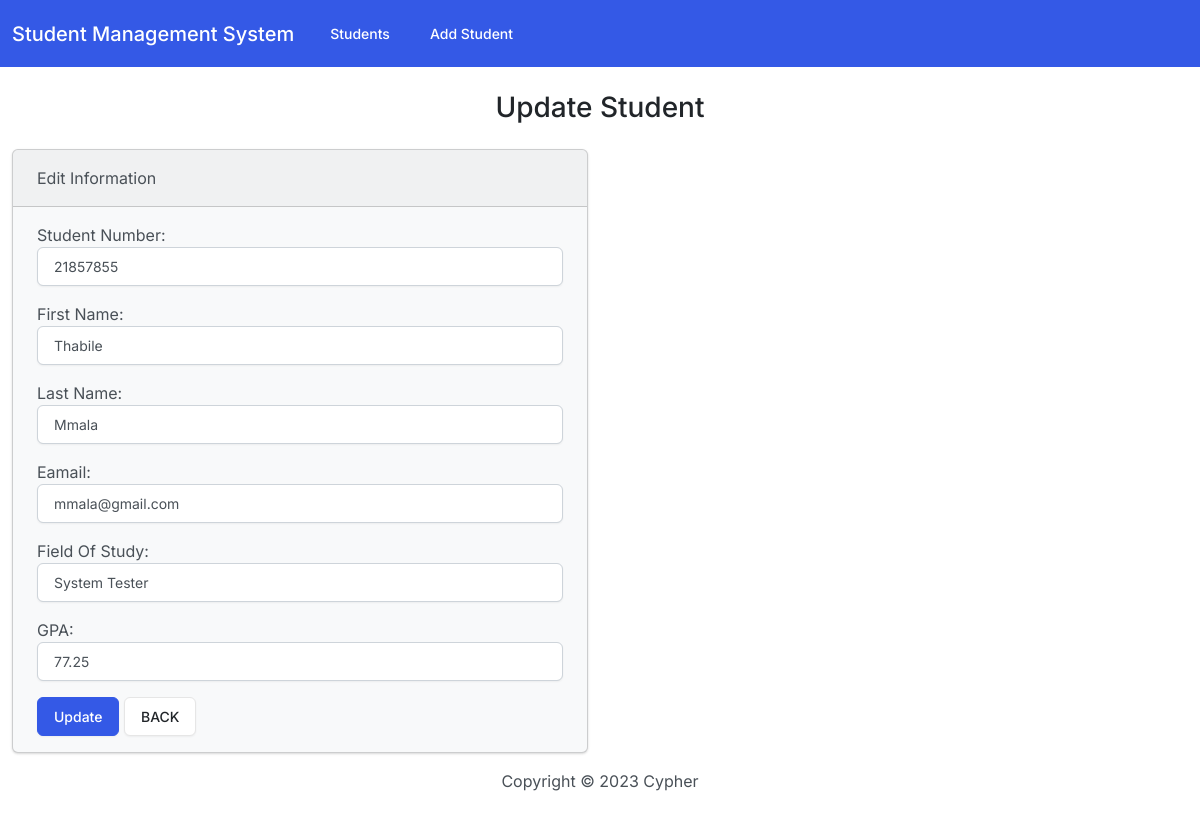
Page /edit/2/ on the committed database.
### students/models.py (models this page shows, shortened)
class Student(models.Model):
    student_number = models.PositiveIntegerField()
    first_name = models.CharField(max_length=50)
    last_name = models.CharField(max_length=50)
    email = models.EmailField(max_length=100)
    field_of_study =models.CharField(max_length=50)
    gpa = models.FloatField()

### students/views.py (the view)
# urls.py: path('edit/<int:id>/', views.edit, name='edit'),
def edit(request, id):
    if request.method == 'POST':
        student = Student.objects.get(pk=id)
        form = StudentForm(request.POST, instance=student)
        if form.is_valid():
            form.save()
            return render(request, 'students/edit.html', {
                'form': form,
                'success': True
            })
    else:
        student = Student.objects.get(pk=id)
        form = StudentForm(instance=student)
        return render(request, 'students/edit.html', {
            'form': form
        })

### students/forms.py
class StudentForm(forms.ModelForm):
    class Meta:
        model = Student
        fields =  ['student_number', 'first_name', 'last_name', 'email', 'field_of_study', 'gpa']
        labels = {'student_number': 'Student Number',
                     'first_name': 'First Name',
                     'last_name': 'Last Name',
                     'email': 'Eamail',
                     'field_of_study': 'Field Of Study',
                      'gpa': 'GPA'
                  }
        widgets = {
            'student_number': forms.NumberInput(attrs={'class': 'form-control'}),
            'first_name':forms.TextInput(attrs={'class': 'form-control'}) ,
             'last_name': forms.TextInput(attrs={'class': 'form-control'}),
            'email': forms.EmailInput(attrs={'class': 'form-control'}),
            'field_of_study':forms.TextInput(attrs={'class': 'form-control'}),
            'gpa':forms.NumberInput(attrs={'class': 'form-control'})
        }

### students/templates/students/edit.html (shortened to what this page needs)
{% extends "students/base.html" %}
{% block body %}
  <h3 class="text-center m-4">Update Student</h3>
   {% if success %}
      <div class="alert alert-success" role="alert">
        The new student updated successfully.
        <a href="{% url 'index' %}" class="alert-link">Back to Home</a>
      </div>
   {% else %}
    <div class="row" justify-center>
        <div class="col-6">
            <div class="card bg-light mb-3">
                <div class="card-header">Edit Information</div>
                <div class="card-body">
                  <form action="" method="POST">
                    {{ form.as_p }}
                    <button type="submit" class="btn btn-primary">Update</button>
                    <a href="{% url 'index' %}" class="btn btn-secondary">BACK</a>
                  </form>
                </div>
              </div>
        </div>
    </div>
   {% endif %}
{% endblock %}

### rows in the picture
Student: student_number "21857855", first_name "Thabile", last_name "Mmala", email "mmala@gmail.com", field_of_study "System Tester", gpa "77.25"
